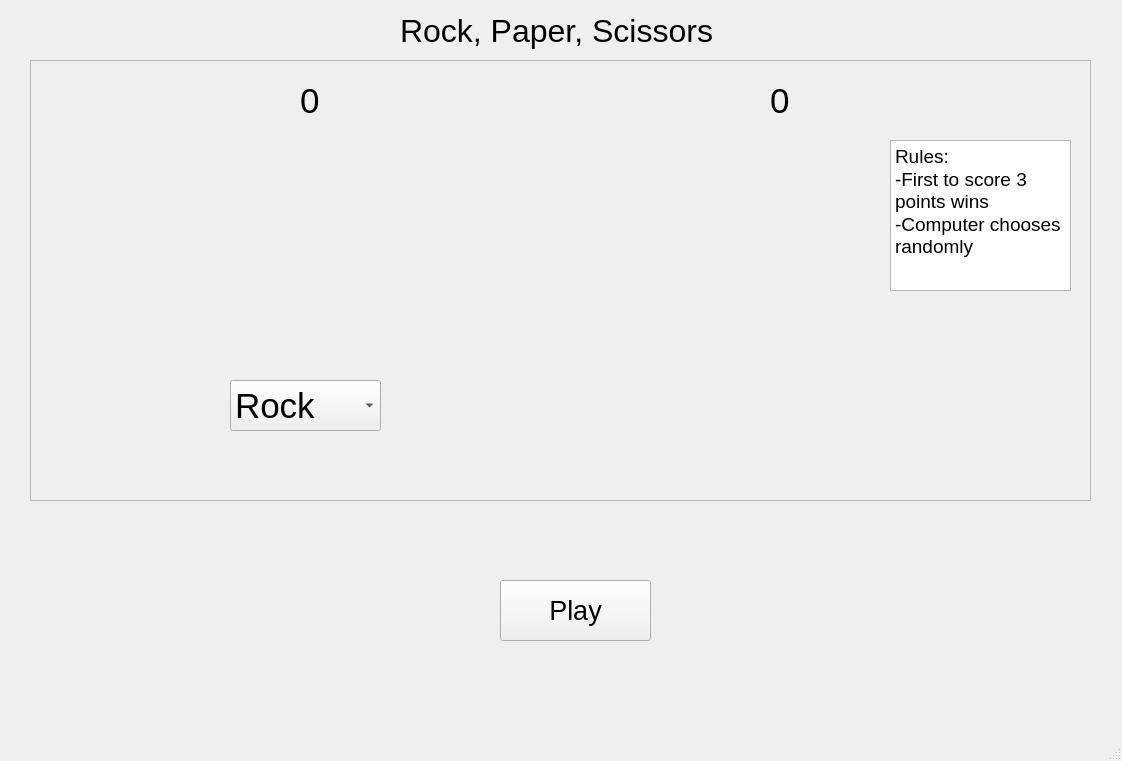
<?xml version="1.0" encoding="UTF-8"?>
<ui version="4.0">
 <class>MainWindow</class>
 <widget class="QMainWindow" name="MainWindow">
  <property name="geometry">
   <rect>
    <x>0</x>
    <y>0</y>
    <width>1122</width>
    <height>761</height>
   </rect>
  </property>
  <property name="windowTitle">
   <string>MainWindow</string>
  </property>
  <widget class="QWidget" name="centralwidget">
   <widget class="QFrame" name="frametop">
    <property name="geometry">
     <rect>
      <x>30</x>
      <y>60</y>
      <width>1061</width>
      <height>441</height>
     </rect>
    </property>
    <property name="font">
     <font>
      <pointsize>26</pointsize>
     </font>
    </property>
    <property name="frameShape">
     <enum>QFrame::StyledPanel</enum>
    </property>
    <property name="frameShadow">
     <enum>QFrame::Raised</enum>
    </property>
    <widget class="QLabel" name="player_move_label">
     <property name="geometry">
      <rect>
       <x>180</x>
       <y>80</y>
       <width>201</width>
       <height>171</height>
      </rect>
     </property>
     <property name="text">
      <string/>
     </property>
     <property name="pixmap">
      <pixmap>sprites/rock.png</pixmap>
     </property>
     <property name="scaledContents">
      <bool>true</bool>
     </property>
    </widget>
    <widget class="QLabel" name="pc_move_label">
     <property name="geometry">
      <rect>
       <x>650</x>
       <y>80</y>
       <width>201</width>
       <height>181</height>
      </rect>
     </property>
     <property name="text">
      <string/>
     </property>
     <property name="pixmap">
      <pixmap>sprites/rock.png</pixmap>
     </property>
     <property name="scaledContents">
      <bool>true</bool>
     </property>
    </widget>
    <widget class="QComboBox" name="comboBox">
     <property name="geometry">
      <rect>
       <x>200</x>
       <y>320</y>
       <width>151</width>
       <height>51</height>
      </rect>
     </property>
     <item>
      <property name="text">
       <string>Rock</string>
      </property>
     </item>
     <item>
      <property name="text">
       <string>Scissors</string>
      </property>
     </item>
     <item>
      <property name="text">
       <string>Paper</string>
      </property>
     </item>
    </widget>
    <widget class="QLabel" name="player_score_label">
     <property name="geometry">
      <rect>
       <x>270</x>
       <y>20</y>
       <width>41</width>
       <height>41</height>
      </rect>
     </property>
     <property name="font">
      <font>
       <pointsize>26</pointsize>
       <strikeout>false</strikeout>
      </font>
     </property>
     <property name="layoutDirection">
      <enum>Qt::LeftToRight</enum>
     </property>
     <property name="text">
      <string>0</string>
     </property>
     <property name="textFormat">
      <enum>Qt::PlainText</enum>
     </property>
    </widget>
    <widget class="QLabel" name="pc_score_label">
     <property name="geometry">
      <rect>
       <x>740</x>
       <y>20</y>
       <width>41</width>
       <height>41</height>
      </rect>
     </property>
     <property name="font">
      <font>
       <pointsize>26</pointsize>
       <strikeout>false</strikeout>
      </font>
     </property>
     <property name="layoutDirection">
      <enum>Qt::LeftToRight</enum>
     </property>
     <property name="text">
      <string>0</string>
     </property>
     <property name="textFormat">
      <enum>Qt::PlainText</enum>
     </property>
    </widget>
    <widget class="QTextEdit" name="textEdit">
     <property name="geometry">
      <rect>
       <x>860</x>
       <y>80</y>
       <width>181</width>
       <height>151</height>
      </rect>
     </property>
     <property name="html">
      <string>&lt;!DOCTYPE HTML PUBLIC &quot;-//W3C//DTD HTML 4.0//EN&quot; &quot;http://www.w3.org/TR/REC-html40/strict.dtd&quot;&gt;
&lt;html&gt;&lt;head&gt;&lt;meta name=&quot;qrichtext&quot; content=&quot;1&quot; /&gt;&lt;style type=&quot;text/css&quot;&gt;
p, li { white-space: pre-wrap; }
&lt;/style&gt;&lt;/head&gt;&lt;body style=&quot; font-family:'Ubuntu'; font-size:26pt; font-weight:400; font-style:normal;&quot;&gt;
&lt;p style=&quot; margin-top:0px; margin-bottom:0px; margin-left:0px; margin-right:0px; -qt-block-indent:0; text-indent:0px;&quot;&gt;&lt;span style=&quot; font-size:14pt;&quot;&gt;Rules:&lt;/span&gt;&lt;/p&gt;
&lt;p style=&quot; margin-top:0px; margin-bottom:0px; margin-left:0px; margin-right:0px; -qt-block-indent:0; text-indent:0px;&quot;&gt;&lt;span style=&quot; font-size:14pt;&quot;&gt;-First to score 3 points wins&lt;/span&gt;&lt;/p&gt;
&lt;p style=&quot; margin-top:0px; margin-bottom:0px; margin-left:0px; margin-right:0px; -qt-block-indent:0; text-indent:0px;&quot;&gt;&lt;span style=&quot; font-size:14pt;&quot;&gt;-Computer chooses randomly&lt;/span&gt;&lt;/p&gt;&lt;/body&gt;&lt;/html&gt;</string>
     </property>
    </widget>
   </widget>
   <widget class="QPushButton" name="play_button">
    <property name="geometry">
     <rect>
      <x>500</x>
      <y>580</y>
      <width>151</width>
      <height>61</height>
     </rect>
    </property>
    <property name="font">
     <font>
      <pointsize>20</pointsize>
     </font>
    </property>
    <property name="text">
     <string>Play</string>
    </property>
   </widget>
   <widget class="QLabel" name="label">
    <property name="geometry">
     <rect>
      <x>400</x>
      <y>10</y>
      <width>351</width>
      <height>41</height>
     </rect>
    </property>
    <property name="font">
     <font>
      <pointsize>24</pointsize>
     </font>
    </property>
    <property name="text">
     <string>Rock, Paper, Scissors</string>
    </property>
   </widget>
  </widget>
  <widget class="QMenuBar" name="menubar">
   <property name="geometry">
    <rect>
     <x>0</x>
     <y>0</y>
     <width>1122</width>
     <height>22</height>
    </rect>
   </property>
  </widget>
  <widget class="QStatusBar" name="statusbar"/>
 </widget>
 <resources/>
 <connections/>
</ui>
